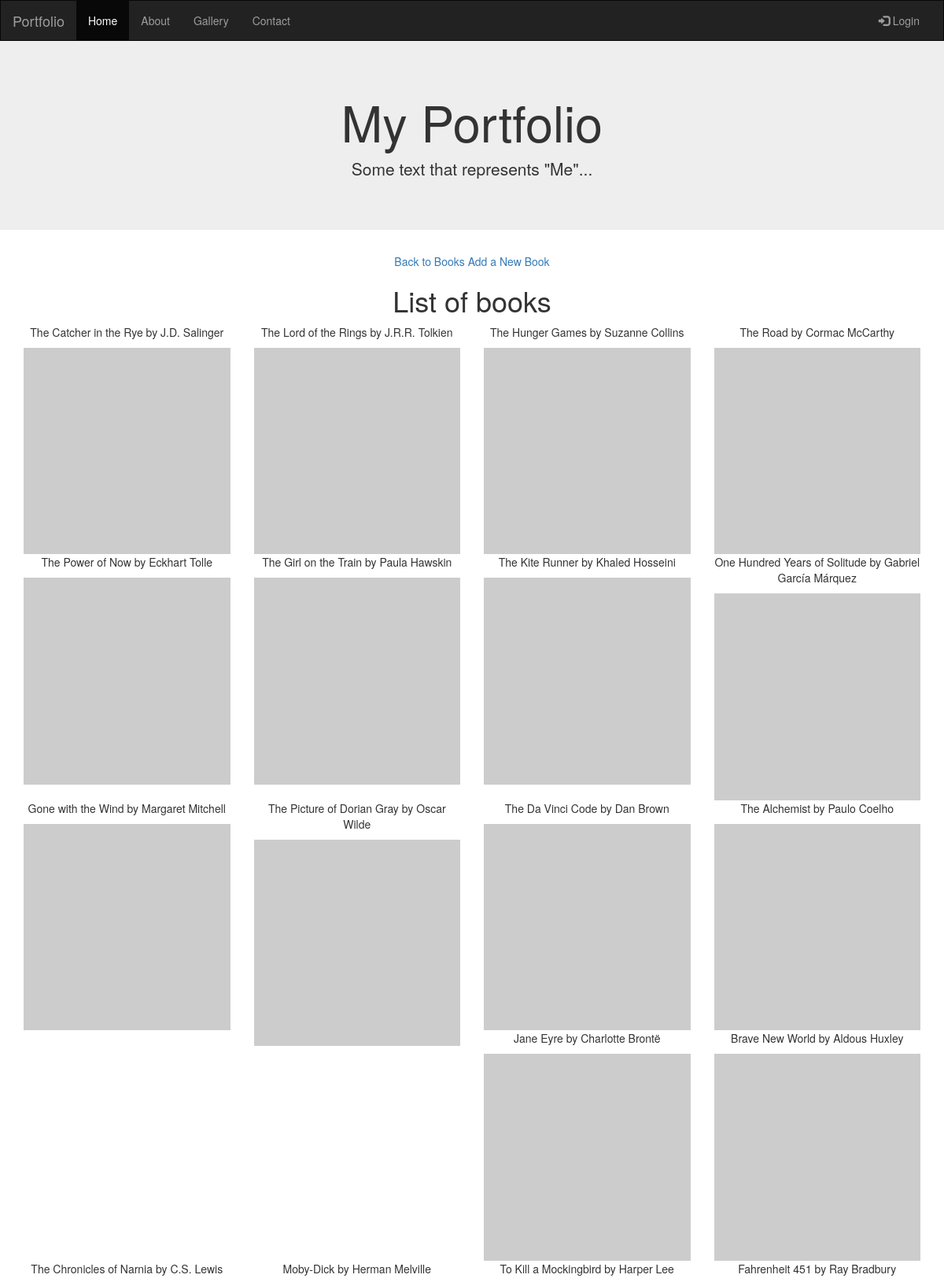
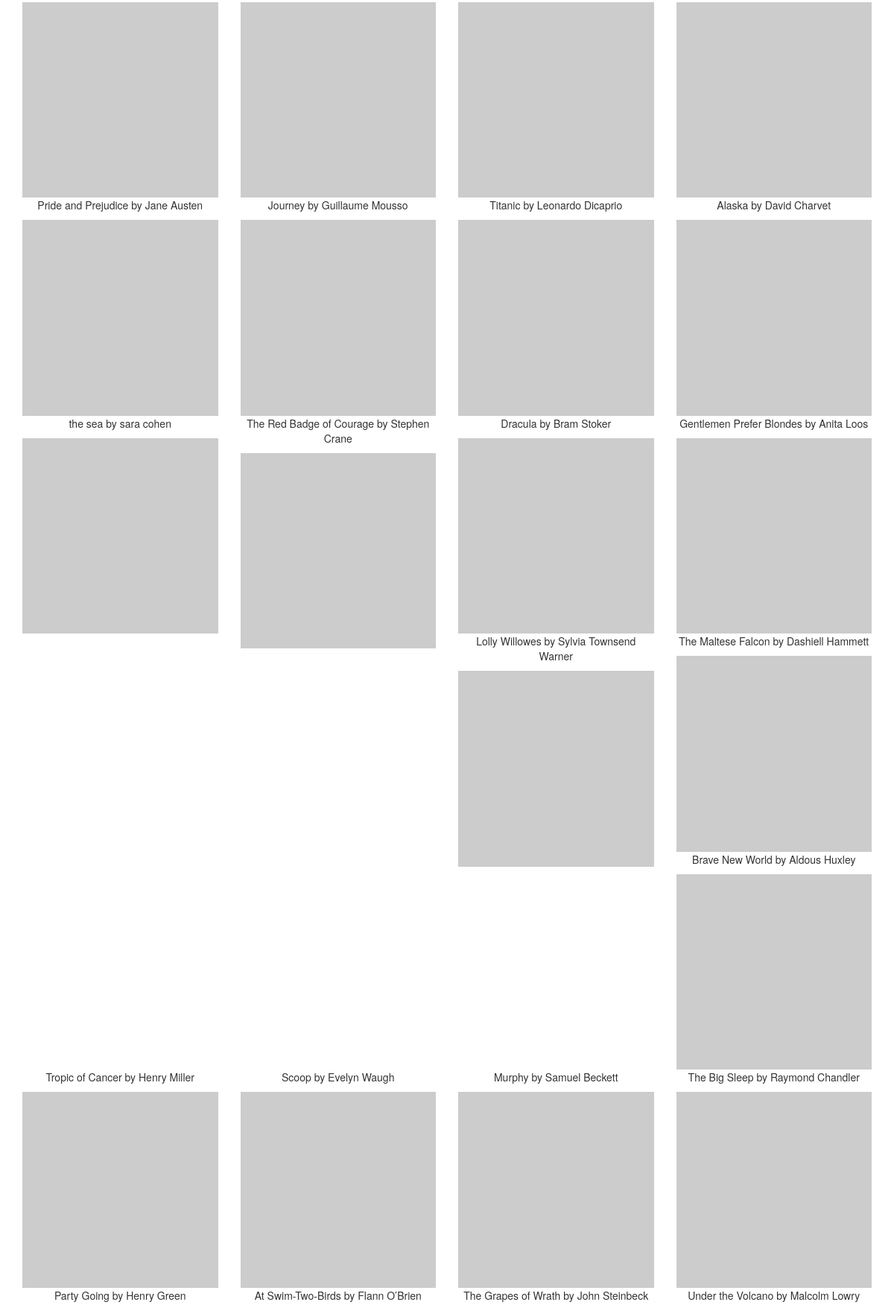
The page /books/ (upper part) on the database its author committed (2 pictures, top to bottom).
### books/models.py (models this page shows, shortened)
class Book(models.Model):
    name = models.CharField(max_length=100, null=False)
    author = models.CharField(max_length=100, null=False)
    year_published = models.IntegerField(default=0)
    type= models.IntegerField(default=0)
    book_id = models.AutoField(primary_key=True, editable=False)
    image= models.ImageField(upload_to="book_images",default="https://loremflickr.com/cache/resized/65535_52464844953_602e80cc9e_320_320_nofilter.jpg")

### books/views.py (the view)
# urls.py: path('',views.books),
def books(request):#display all books
    all_books = Book.objects.all()
    context = {
        'books': all_books
    }
    return render(request, 'books.html', context)

### books/templates/books.html (shortened to what this page needs)
<!DOCTYPE html>
<html lang="en">
<head>
  <link rel="stylesheet" href="https://maxcdn.bootstrapcdn.com/bootstrap/3.4.1/css/bootstrap.min.css">
</head>
<body>
<nav class="navbar navbar-inverse">
  <div class="container-fluid">
    <div class="navbar-header">
      <a class="navbar-brand" href="#">Portfolio</a>
    </div>
    <div class="collapse navbar-collapse" id="myNavbar">
      <ul class="nav navbar-nav">
        <li class="active"><a href="#">Home</a></li>
        <li><a href="#">About</a></li>
        <li><a href="#">Gallery</a></li>
        <li><a href="#">Contact</a></li>
      </ul>
      <ul class="nav navbar-nav navbar-right">
        <li><a href="#"><span class="glyphicon glyphicon-log-in"></span> Login</a></li>
      </ul>
    </div>
  </div>
</nav>
<div class="jumbotron">
  <div class="container text-center">
    <h1>My Portfolio</h1>
    <p>Some text that represents "Me"...</p>
  </div>
</div>
<div class="container-fluid bg-3 text-center">
  <a href="{% url 'books' %}">Back to Books</a>
  <a href="{% url 'add_book' %}">Add a New Book</a>
<div class="container-fluid bg-3 text-center">
    <h1>List of books</h1>
    <div class="row">
        {% for book in books %}
        <div class="col-sm-3">
            <p>{{ book.name }} by {{ book.author }}</p>
            <img src="https://loremflickr.com/320/320/book?random={{ book.name }}" class="img-responsive" style="width:100%" alt="Image">
        </div>
        {% empty %}
            <li>No books available.</li>
        {% endfor %}
    </div>
</div>
</body>
</html>
</body>
</html>

### books/templates/books.html (style rules this page uses)
.navbar { margin-bottom: 0; border-radius: 0; }

### rows shown on the page
Book: name "The Catcher in the Rye", author "J.D. Salinger"
Book: name "The Lord of the Rings", author "J.R.R. Tolkien"
Book: name "The Hunger Games", author "Suzanne Collins"
Book: name "The Road", author "Cormac McCarthy"
Book: name "The Power of Now", author "Eckhart Tolle"
Book: name "The Girl on the Train", author "Paula Hawskin"
Book: name "The Kite Runner", author "Khaled Hosseini"
Book: name "One Hundred Years of Solitude", author "Gabriel García Márquez"
Book: name "Gone with the Wind", author "Margaret Mitchell"
Book: name "The Picture of Dorian Gray", author "Oscar Wilde"
Book: name "The Da Vinci Code", author "Dan Brown"
Book: name "The Alchemist", author "Paulo Coelho"
Book: name "Jane Eyre", author "Charlotte Brontë"
Book: name "Brave New World", author "Aldous Huxley"
Book: name "The Chronicles of Narnia", author "C.S. Lewis"
Book: name "Moby-Dick", author "Herman Melville"
Book: name "To Kill a Mockingbird", author "Harper Lee"
Book: name "Fahrenheit 451", author "Ray Bradbury"
Book: name "Pride and Prejudice", author "Jane Austen"
Book: name "Journey", author "Guillaume Mousso"
Book: name "Titanic", author "Leonardo Dicaprio"
Book: name "Alaska", author "David Charvet"
Book: name "the sea", author "sara cohen"
Book: name "The Red Badge of Courage", author "Stephen Crane"
Book: name "Dracula", author "Bram Stoker"
Book: name "Gentlemen Prefer Blondes", author "Anita Loos"
Book: name "Lolly Willowes", author "Sylvia Townsend Warner"
Book: name "The Maltese Falcon", author "Dashiell Hammett"
Book: name "Brave New World", author "Aldous Huxley"
Book: name "Tropic of Cancer", author "Henry Miller"
Book: name "Scoop", author "Evelyn Waugh"
Book: name "Murphy", author "Samuel Beckett"
Book: name "The Big Sleep", author "Raymond Chandler"
Book: name "Party Going", author "Henry Green"
Book: name "At Swim-Two-Birds", author "Flann O’Brien"
Book: name "The Grapes of Wrath", author "John Steinbeck"
Book: name "Under the Volcano", author "Malcolm Lowry"
